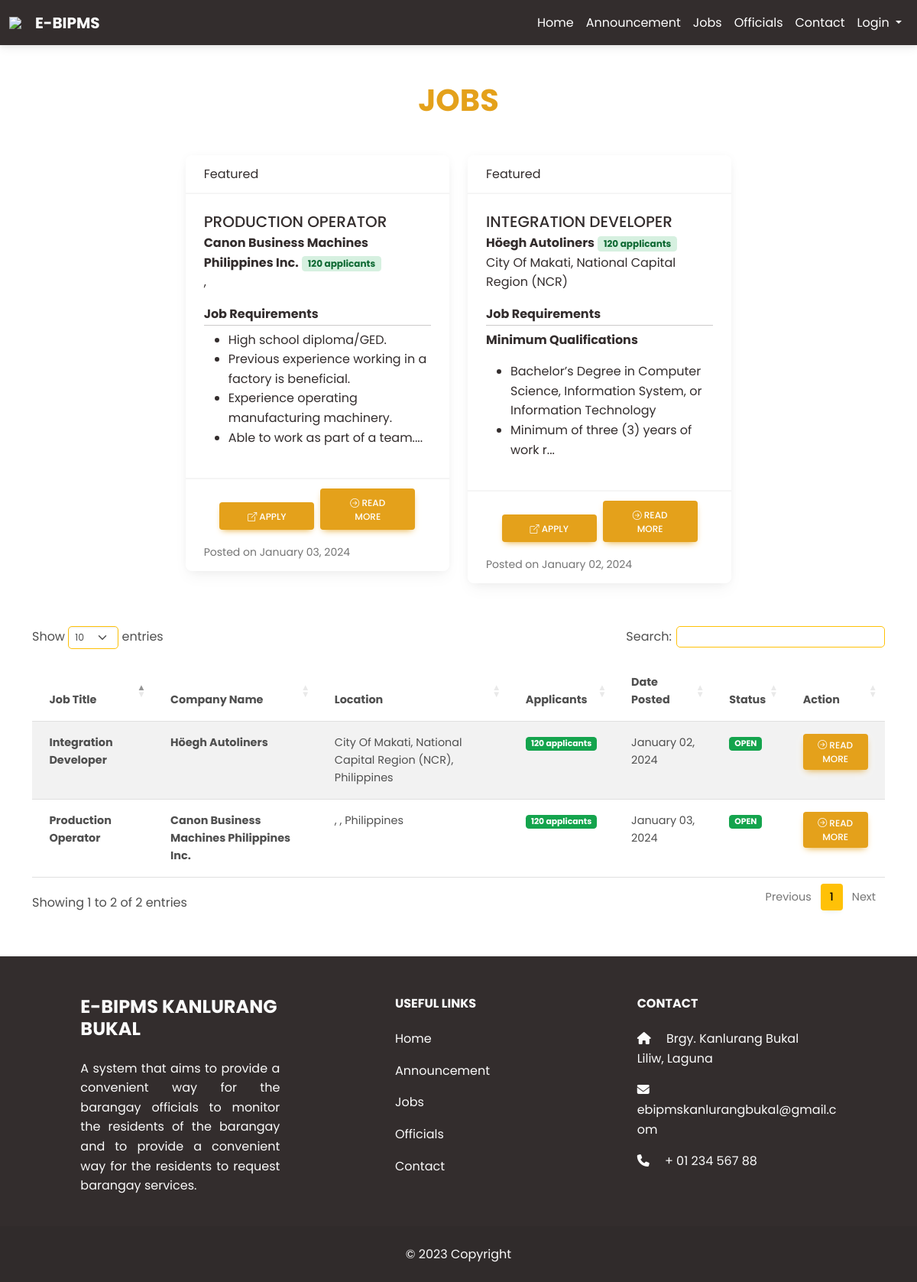
/jobs.php, run on the app's committed database.
### tables this page shows
CREATE TABLE `jobs` (
  `id` int(11) NOT NULL,
  `hash_id` varchar(100) NOT NULL,
  `applicants` int(11) NOT NULL,
  `companyname` varchar(255) NOT NULL,
  `region` varchar(100) NOT NULL,
  `province` varchar(100) NOT NULL,
  `city` varchar(100) NOT NULL,
  `jobtitle` varchar(255) NOT NULL,
  `jobdescription` text NOT NULL,
  `jobrequirements` text NOT NULL,
  `joblink` varchar(100) NOT NULL,
  `date_posted` datetime NOT NULL DEFAULT current_timestamp(),
  `isFeatured` tinyint(2) NOT NULL,
  `status` tinyint(2) NOT NULL
);

### jobs.php (the view, shortened to what this page needs)
<!DOCTYPE html>
<html lang="en">
<head>
    <link rel="stylesheet" href="https://use.fontawesome.com/releases/v6.4.0/css/all.css" />
    <link rel="stylesheet" href="https://cdn.jsdelivr.net/npm/bootstrap-icons@1.7.2/font/bootstrap-icons.css">
    <link rel="stylesheet" href="css/mdb.min.css" />
    <link rel="stylesheet" href="css/style.css" />
    <link rel="stylesheet" href="https://cdn.datatables.net/1.13.4/css/dataTables.bootstrap5.min.css" />
</head>
<body>
    <header>
        <nav class="navbar navbar-expand-lg navbar-dark sticky bg-dark" style="z-index: 2000">
            <div class="container-fluid">
                <a class="navbar-brand nav-link" href="index">
                    <img src="kanlurangbukal.png" width="30" />
                    <b>E-BIPMS</b>
                </a>
                <div class="collapse navbar-collapse" id="navbarExample01">
                    <ul class="navbar-nav ms-auto mb-2 mb-lg-0">
                        <li class="nav-item active">
                            <a class="nav-link font-weight-bold" href="index">Home</a>
                        </li>
                        <li class="nav-item active">
                            <a class="nav-link font-weight-bold" href="index#announce">Announcement</a>
                        </li>
                        <li class="nav-item active">
                            <a class="nav-link font-weight-bold" href="jobs.php">Jobs</a>
                        </li>
                        <li class="nav-item active">
                            <a class="nav-link font-weight-bold" href="officials.php">Officials</a>
                        </li>
                        <li class="nav-item active">
                            <a class="nav-link font-weight-bold" href="contact">Contact</a>
                        </li>
                        <li class="nav-item dropdown">
                            <a class="nav-link dropdown-toggle" href="#" id="navbarDropdown" role="button"
                                data-mdb-toggle="dropdown" aria-expanded="false">
                                Login
                            </a>
                        </li>
                    </ul>
                </div>
            </div>
        </nav>
    </header>
    <main class="mt-5">
        <div class="container">
            <section class="mb-1">
                <h1 class="mb-3 text-center text-warning"><strong>JOBS</strong></h1>
                <div class="d-flex flex-wrap mb-3 row g-3 justify-content-center">
                    <div class="d-flex justify-content-center flex-wrap row g-4 mb-3 gx-1">
                        <?php
                        include 'conn.php';
                        $query = "SELECT * FROM jobs WHERE isFeatured = 1 LIMIT 3 ";
                        $query_run = mysqli_query($conn, $query);
                        if (mysqli_num_rows($query_run) > 0) {
                            while ($items = mysqli_fetch_array($query_run)) {
                                echo '<div class="col-lg-4 col-md-6 col-sm-12 mb-4">';
                                echo '<a href="jobdetails.php?job_id=' . $items['hash_id'] . '" style="text-decoration: none; color: inherit;">';
                                echo '<div class="card text-dark animate__animated animate__fadeInUp">';
                                echo '<div class="card-header">';
                                echo 'Featured';
                                echo '</div>';
                                echo '<div class="card-body">';
                                echo '<h5 class="card-title" style="text-transform: uppercase;">' . $items['jobtitle'] . '</h5>';
                                echo '<p class="card-text" style="margin-top:-5px"><b>' . $items['companyname'] . '</b>' . " " . '<span class="badge badge-success">' . $items['applicants'] . " applicants" . '</span>' . '<br>' . $items['city'] . ", " . $items['region'] . '</p>';
                                echo '<p class="card-text"><b>Job Requirements</b><br><hr style="margin-top: -15px;"></p>';
                                echo '<p class="card-text" style="margin-top: -10px">' . substr($items['jobrequirements'], 0, 200) . '...</p>';
                                echo '</div>';
                                echo '<div class="card-footer">';
                                echo '<div class="text-center mb-3">';
                                if ($items['status'] != '0') {
                                    echo '<a href="' . $items['joblink'] . '" target="_blank" class="btn btn-warning me-2 col-5"><i class="bi bi-box-arrow-up-right"></i> Apply</a>';
                                }
                                echo '<a href="jobdetails.php?job_id=' . $items['hash_id'] . '" class="btn btn-warning col-5"><i class="bi bi-arrow-right-circle"></i> Read More</a>';
                                echo '</div>';
                                echo '<small class="text-muted">Posted on ' . date('F d, Y', strtotime($items['date_posted'])) . '</small>';
                                echo '</div>';
                                echo '</div>';
                                echo '</a>';
                                echo '</div>';
                            }
                        }
                        ?>
                    </div>
                </div>
            </section>
            <div class="table-responsive mb-5 mt-0">
                <div class="data_table">
                    <table id="myTable" class="table table-striped table-hover" style="width:100%">
                        <thead>
                            <tr>
                                <th class="fw-bold" scope="col">Job Title</th>
                                <th class="fw-bold" scope="col">Company Name</th>
                                <th class="fw-bold" scope="col">Location</th>
                                <th class="fw-bold" scope="col">Applicants</th>
                                <th class="fw-bold" scope="col">Date Posted</th>
                                <th class="fw-bold" scope="col">Status</th>
                                <th class="fw-bold" scope="col">Action</th>
                            </tr>
                        </thead>
                        <tbody>
                            <?php
                            include 'conn.php';
                            $query = 'SELECT * FROM jobs';
                            $result = mysqli_query($conn, $query);
                            while ($row = mysqli_fetch_array($result)) {
                                ?>
                                <tr style="cursor: pointer;"
                                    onclick="window.location='jobdetails.php?job_id=<?php echo $row['hash_id']; ?>'">
                                    <td class="fw-bold">
                                        <?php echo $row['jobtitle']; ?>
                                    </td>
                                    <td class="fw-bold">
                                        <?php echo $row['companyname']; ?>
                                    </td>
                                    <td>
                                        <?php echo $row['city']; ?>,
                                        <?php echo $row['region']; ?>, Philippines
                                    </td>
                                    <td class="fw-bold">
                                        <span class="badge bg-success">
                                            <?php echo $row['applicants']; ?> applicants
                                        </span>
                                    </td>
                                    <td>
                                        <?php echo date('F d, Y', strtotime($row['date_posted'])); ?>
                                    </td>
                                    <td>
                                        <?php
                                        if ($row['status'] == 1) {
                                            echo '<span class="badge bg-success">OPEN</span>';
                                        } else {
                                            echo '<span class="badge bg-danger">CLOSED</span>';
                                        }
                                        ?>
                                    </td>
                                    <td>
                                        <a href="jobdetails.php?job_id=<?php echo $row['hash_id']; ?>"
                                            class="btn btn-warning btn-sm"><i class="bi bi-arrow-right-circle"></i>
                                            Read More</a>
                                    </td>
                                </tr>
                                <?php
                            }
                            ?>
                        </tbody>
                    </table>
                </div>
            </div>
        </div>
    </main>
    <footer class="text-center text-lg-start bg-dark text-light pt-1">
        <section class="">
            <div class="container text-center text-md-start mt-5">
                <div class="row mt-3">
                    <div class="col-md-3 col-lg-4 col-xl-3 mx-auto mb-4">
                        <h4 class="text-uppercase fw-bold mb-4">
                            E-BIPMS KANLURANG BUKAL
                        </h4>
                        <p class="text-justify">
                            A system that aims to provide a convenient way for the barangay officials to monitor the
                            residents of the
                            barangay and to provide a convenient way for the residents to request barangay services.
                        </p>
                    </div>
                    <div class="col-md-3 col-lg-2 col-xl-2 mx-auto mb-4">
                        <h6 class="text-uppercase fw-bold mb-4">
                            Useful links
                        </h6>
                        <p>
                            <a href="index" class="text-reset">Home</a>
                        </p>
                        <p>
                            <a href="#announce" class="text-reset">Announcement</a>
                        </p>
                        <p>
                            <a href="jobs.php" class="text-reset">Jobs</a>
                        </p>
                        <p>
                            <a href="officials.php" class="text-reset">Officials</a>
                        </p>
                        <p>
                            <a href="contact" class="text-reset">Contact</a>
                        </p>
                    </div>
                    <div class="col-md-4 col-lg-3 col-xl-3 mx-auto mb-md-0 mb-4">
                        <h6 class="text-uppercase fw-bold mb-4">Contact</h6>
                        <p class="text-break"><i class="fas fa-home me-3"></i> Brgy. Kanlurang Bukal<br>Liliw, Laguna
                        </p>
                        <p class="text-break">
                            <i class="fas fa-envelope me-3"></i>
                            ebipmskanlurangbukal@gmail.com
                        </p>
                        <p><i class="fas fa-phone me-3"></i> + 01 234 567 88</p>
                    </div>
                </div>
            </div>
        </section>
        <div class="text-center p-4" style="background-color: rgba(0, 0, 0, 0.05);">
            © 2023 Copyright
        </div>
    </footer>
</body>
</html>

### css/style.css (style rules this page uses)
* { margin: 0; padding: 0; font-size: 10; font-family: 'Poppins', sans-serif; scroll-behavior: smooth; }

### jobs.php (style rules this page uses)
.navbar .nav-link { color: #fff !important; }
.text-justify { text-align: justify; }

### data on the page
jobs: jobtitle "PRODUCTION OPERATOR", companyname "Canon Business Machines Philippines Inc.", applicants "120", jobrequirements "High school diploma/GED. Previous experience working in a factory is beneficial. Experience operating manufacturing machinery. ... Able to work as part of a team.", date_posted "January 03, 2024", jobtitle "Production Operator", status "OPEN"
jobs: jobtitle "INTEGRATION DEVELOPER", companyname "Höegh Autoliners", applicants "120", city "City Of Makati", region "National Capital Region (NCR)", jobrequirements "Minimum Qualifications Bachelor’s Degree in Computer Science, Information System, or Information Technology Minimum of three (3) years of work r", date_posted "January 02, 2024", jobtitle "Integration Developer", status "OPEN"
